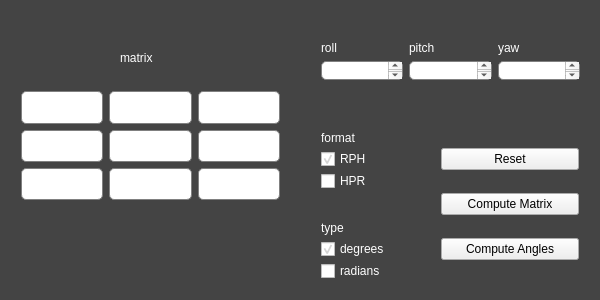
<?xml version="1.0" encoding="UTF-8"?>
<ui version="4.0">
 <class>MainWindow</class>
 <widget class="QMainWindow" name="MainWindow">
  <property name="geometry">
   <rect>
    <x>0</x>
    <y>0</y>
    <width>600</width>
    <height>300</height>
   </rect>
  </property>
  <property name="maximumSize">
   <size>
    <width>600</width>
    <height>300</height>
   </size>
  </property>
  <property name="windowTitle">
   <string>Roll, Pitch, and Yaw</string>
  </property>
  <property name="styleSheet">
   <string notr="true">
#MainWindow {
	background: #444;
}

QLabel{
	qproperty-alignment: AlignCenter;
	color: white;
}

QCheckBox{
	color: white;
}</string>
  </property>
  <widget class="QWidget" name="centralWidget">
   <property name="enabled">
    <bool>true</bool>
   </property>
   <property name="maximumSize">
    <size>
     <width>600</width>
     <height>600</height>
    </size>
   </property>
   <property name="styleSheet">
    <string notr="true">QTextEdit {
border: 1px solid gray;
border-radius: 5px;
background: white;
}</string>
   </property>
   <widget class="QWidget" name="gridLayoutWidget">
    <property name="geometry">
     <rect>
      <x>10</x>
      <y>80</y>
      <width>281</width>
      <height>131</height>
     </rect>
    </property>
    <layout class="QGridLayout" name="matrix">
     <item row="0" column="0">
      <widget class="QTextEdit" name="m00">
       <property name="styleSheet">
        <string notr="true"/>
       </property>
       <property name="tabChangesFocus">
        <bool>true</bool>
       </property>
      </widget>
     </item>
     <item row="0" column="1">
      <widget class="QTextEdit" name="m01">
       <property name="styleSheet">
        <string notr="true"/>
       </property>
       <property name="tabChangesFocus">
        <bool>true</bool>
       </property>
      </widget>
     </item>
     <item row="0" column="2">
      <widget class="QTextEdit" name="m02">
       <property name="styleSheet">
        <string notr="true"/>
       </property>
       <property name="tabChangesFocus">
        <bool>true</bool>
       </property>
      </widget>
     </item>
     <item row="1" column="0">
      <widget class="QTextEdit" name="m10">
       <property name="styleSheet">
        <string notr="true"/>
       </property>
       <property name="tabChangesFocus">
        <bool>true</bool>
       </property>
      </widget>
     </item>
     <item row="1" column="1">
      <widget class="QTextEdit" name="m11">
       <property name="styleSheet">
        <string notr="true"/>
       </property>
       <property name="tabChangesFocus">
        <bool>true</bool>
       </property>
      </widget>
     </item>
     <item row="1" column="2">
      <widget class="QTextEdit" name="m12">
       <property name="styleSheet">
        <string notr="true"/>
       </property>
       <property name="tabChangesFocus">
        <bool>true</bool>
       </property>
      </widget>
     </item>
     <item row="2" column="0">
      <widget class="QTextEdit" name="m20">
       <property name="styleSheet">
        <string notr="true"/>
       </property>
       <property name="tabChangesFocus">
        <bool>true</bool>
       </property>
      </widget>
     </item>
     <item row="2" column="1">
      <widget class="QTextEdit" name="m21">
       <property name="styleSheet">
        <string notr="true"/>
       </property>
       <property name="tabChangesFocus">
        <bool>true</bool>
       </property>
      </widget>
     </item>
     <item row="2" column="2">
      <widget class="QTextEdit" name="m22">
       <property name="styleSheet">
        <string notr="true"/>
       </property>
       <property name="tabChangesFocus">
        <bool>true</bool>
       </property>
      </widget>
     </item>
    </layout>
   </widget>
   <widget class="QWidget" name="gridLayoutWidget_2">
    <property name="geometry">
     <rect>
      <x>310</x>
      <y>30</y>
      <width>281</width>
      <height>61</height>
     </rect>
    </property>
    <layout class="QGridLayout" name="angles">
     <item row="1" column="0">
      <widget class="QTextEdit" name="roll">
       <property name="styleSheet">
        <string notr="true"/>
       </property>
       <property name="tabChangesFocus">
        <bool>true</bool>
       </property>
      </widget>
     </item>
     <item row="1" column="1">
      <widget class="QTextEdit" name="pitch">
       <property name="styleSheet">
        <string notr="true"/>
       </property>
       <property name="tabChangesFocus">
        <bool>true</bool>
       </property>
      </widget>
     </item>
     <item row="1" column="2">
      <widget class="QTextEdit" name="heading">
       <property name="styleSheet">
        <string notr="true"/>
       </property>
       <property name="tabChangesFocus">
        <bool>true</bool>
       </property>
      </widget>
     </item>
     <item row="0" column="0">
      <widget class="QLabel" name="roll_label">
       <property name="text">
        <string>roll</string>
       </property>
      </widget>
     </item>
     <item row="0" column="1">
      <widget class="QLabel" name="pitch_label">
       <property name="text">
        <string>pitch</string>
       </property>
      </widget>
     </item>
     <item row="0" column="2">
      <widget class="QLabel" name="heading_label">
       <property name="text">
        <string>yaw</string>
       </property>
      </widget>
     </item>
    </layout>
   </widget>
   <widget class="QLabel" name="matrix_label">
    <property name="geometry">
     <rect>
      <x>120</x>
      <y>50</y>
      <width>60</width>
      <height>16</height>
     </rect>
    </property>
    <property name="text">
     <string>matrix</string>
    </property>
   </widget>
   <widget class="QWidget" name="verticalLayoutWidget">
    <property name="geometry">
     <rect>
      <x>310</x>
      <y>210</y>
      <width>111</width>
      <height>80</height>
     </rect>
    </property>
    <layout class="QVBoxLayout" name="angles_type">
     <item>
      <widget class="QLabel" name="angles_type_label">
       <property name="maximumSize">
        <size>
         <width>80</width>
         <height>16777215</height>
        </size>
       </property>
       <property name="text">
        <string>type</string>
       </property>
      </widget>
     </item>
     <item>
      <widget class="QCheckBox" name="deg">
       <property name="text">
        <string>degrees</string>
       </property>
       <property name="checked">
        <bool>true</bool>
       </property>
      </widget>
     </item>
     <item>
      <widget class="QCheckBox" name="rad">
       <property name="text">
        <string>radians</string>
       </property>
      </widget>
     </item>
    </layout>
   </widget>
   <widget class="QWidget" name="verticalLayoutWidget_2">
    <property name="geometry">
     <rect>
      <x>310</x>
      <y>120</y>
      <width>111</width>
      <height>80</height>
     </rect>
    </property>
    <layout class="QVBoxLayout" name="angles_format">
     <item>
      <widget class="QLabel" name="angles_format_label">
       <property name="maximumSize">
        <size>
         <width>80</width>
         <height>16777215</height>
        </size>
       </property>
       <property name="text">
        <string>format</string>
       </property>
      </widget>
     </item>
     <item>
      <widget class="QCheckBox" name="RPH">
       <property name="text">
        <string>RPH</string>
       </property>
       <property name="checked">
        <bool>true</bool>
       </property>
      </widget>
     </item>
     <item>
      <widget class="QCheckBox" name="HPR">
       <property name="text">
        <string>HPR</string>
       </property>
      </widget>
     </item>
    </layout>
   </widget>
   <widget class="QWidget" name="verticalLayoutWidget_3">
    <property name="geometry">
     <rect>
      <x>430</x>
      <y>120</y>
      <width>160</width>
      <height>171</height>
     </rect>
    </property>
    <layout class="QVBoxLayout" name="verticalLayout_3">
     <item>
      <widget class="QPushButton" name="reset">
       <property name="text">
        <string>Reset</string>
       </property>
      </widget>
     </item>
     <item>
      <widget class="QPushButton" name="compute_matrix">
       <property name="text">
        <string>Compute Matrix</string>
       </property>
      </widget>
     </item>
     <item>
      <widget class="QPushButton" name="compute_angles">
       <property name="text">
        <string>Compute Angles</string>
       </property>
      </widget>
     </item>
    </layout>
   </widget>
  </widget>
 </widget>
 <layoutdefault spacing="6" margin="11"/>
 <resources/>
 <connections/>
</ui>
